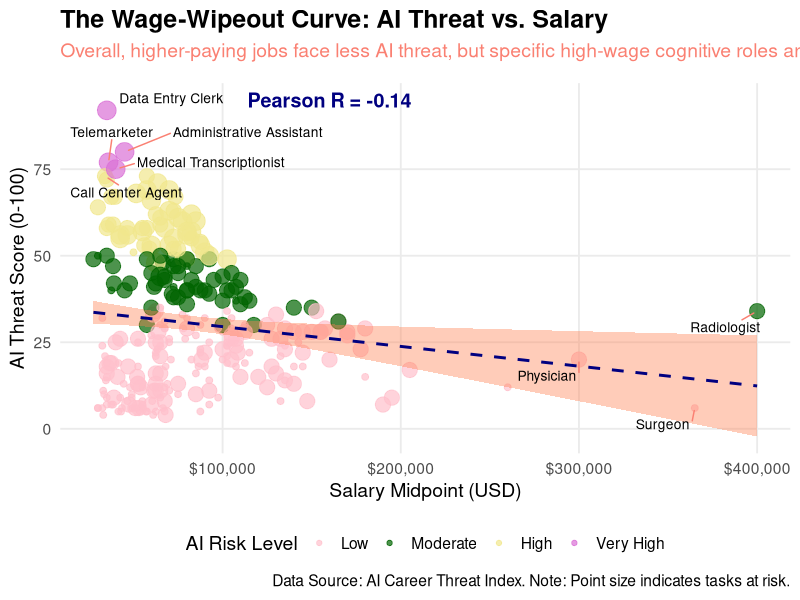
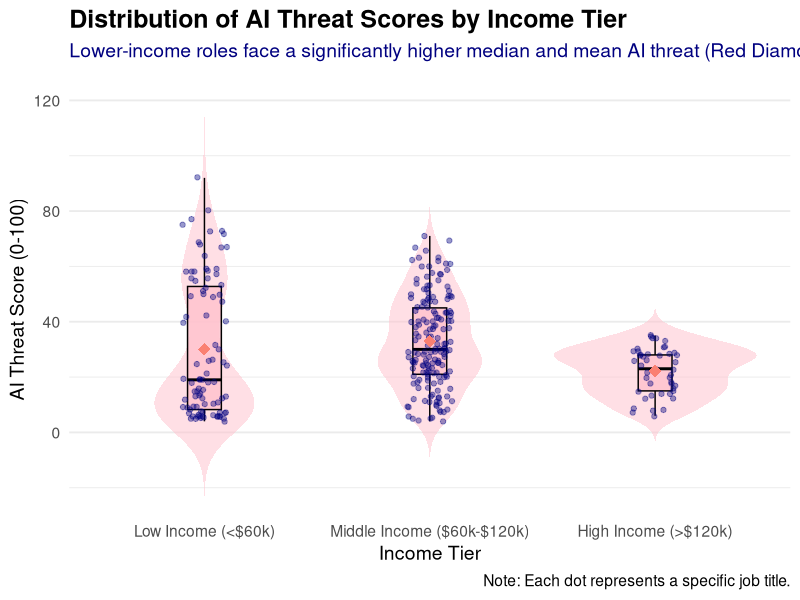
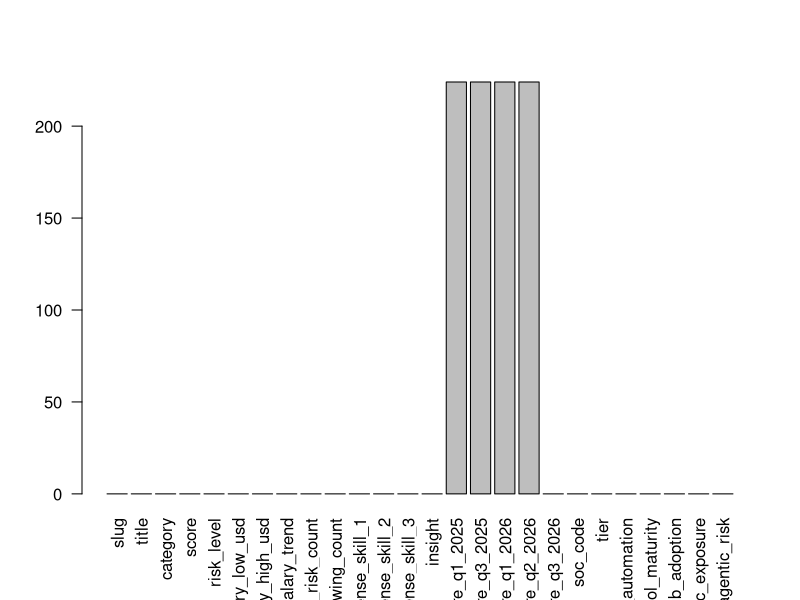
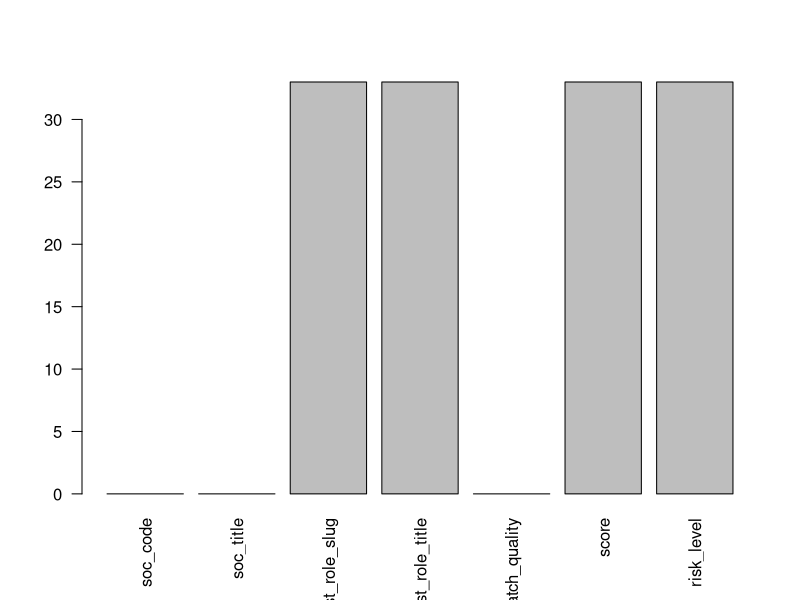
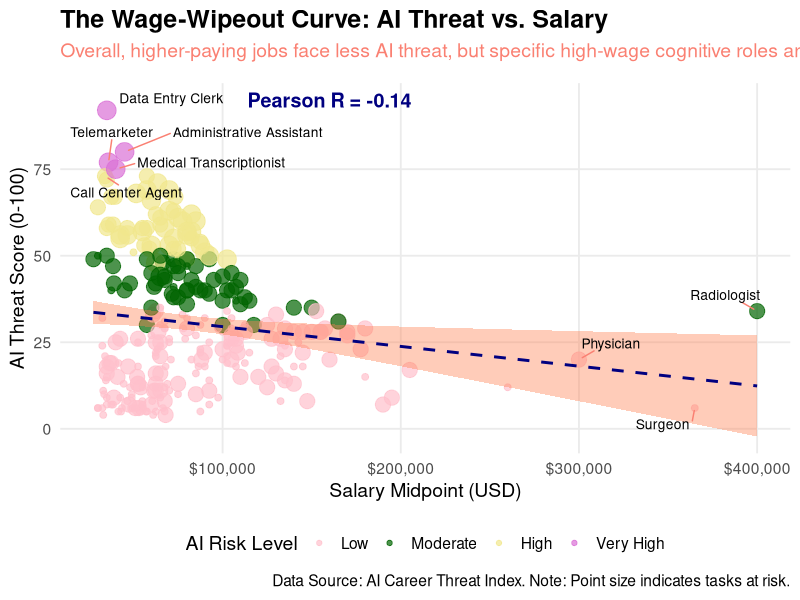
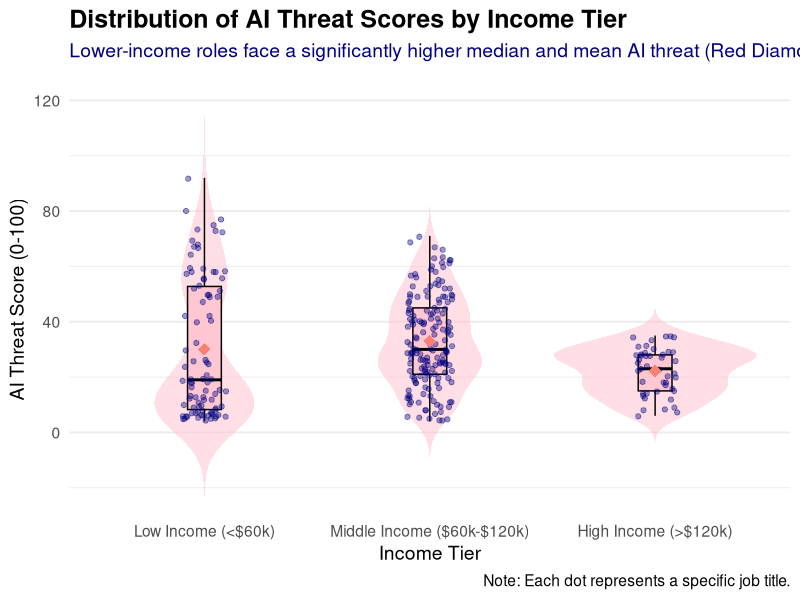

These figures' R source, in order: (Note: this script raises an error after producing the figures.)
## ---- chunk 1
#interesting graph libraries alluvial & table plots & steamgraphs 
library(readr)
library(tidyr)
library(dplyr)
#install.packages("remotes")
#install.packages("ggalluvial")
library(ggalluvial)
library(tidyverse)


## ---- chunk 2
project.dir <- "C:/Projects" 
dataset.dir <- file.path(project.dir, "Datasets") 
outputs.dir <- file.path(project.dir, "Output")
setwd(project.dir)
list.files(dataset.dir, pattern = "MERGED")

ai_career_threat_index <- read_csv("ai-career-threat-index.csv")
soc_crosswalk <- read_csv("soc-crosswalk.csv")

## ---- chunk 3

## ---- chunk 4
library(tidyverse)
library(scales)
library(ggrepel)

df <- read_csv("ai-career-threat-index.csv")

df_clean <- df %>%
  mutate(
    mid_salary = (salary_low_usd + salary_high_usd) / 2,
    income_tier = case_when(
      mid_salary < 60000 ~ "Low Income (<$60k)",
      mid_salary >= 60000 & mid_salary < 120000 ~ "Middle Income ($60k-$120k)",
      mid_salary >= 120000 ~ "High Income (>$120k)"
    ),
    income_tier = factor(income_tier, levels = c("Low Income (<$60k)", "Middle Income ($60k-$120k)", "High Income (>$120k)")),
    risk_level = factor(risk_level, levels = c("Low", "Moderate", "High", "Very High"))
  )
jobs_to_label <- df_clean %>%
  arrange(desc(score)) %>%
  slice(1:5) %>%
  bind_rows(
    df_clean %>% arrange(desc(mid_salary)) %>% slice(1:3)
  ) %>%
  distinct(title, .keep_all = TRUE)

# Visual 1
# Calculate the correlation and format it as text
cor_val <- cor(df_clean$mid_salary, df_clean$score, use = "complete.obs")
cor_label <- paste0("Pearson R = ", round(cor_val, 2))

scatter_plot_nice <- ggplot(df_clean, aes(x = mid_salary, y = score)) +
  # Add points
  geom_point(aes(color = risk_level, size = tasks_at_risk_count), alpha = 0.7) +
  
  # Add linear regression line
  geom_smooth(method = "lm", color = "navy", fill = "coral", linetype = "dashed") +
  
  # Add labels for outliers
  geom_text_repel(
    data = jobs_to_label,
    aes(label = title),
    size = 3.5,
    box.padding = 0.5,
    point.padding = 0.3,
    force = 2,
    segment.color = "salmon",
    max.overlaps = 20
  ) +
  
  # ADD CORRELATION MANUALLY HERE (Replaces stat_cor)
  annotate("text", x = 160000, y = 95, label = cor_label, size = 5, fontface = "bold", color = "navy") +
  
  # Formatting
  scale_x_continuous(labels = dollar_format()) +
  scale_color_manual(values = c("Low" = "pink", "Moderate" = "darkgreen", "High" = "khaki", "Very High" = "orchid")) +
  scale_size_continuous(range = c(2, 6), guide = "none") + 
  
  labs(
    title = "The Wage-Wipeout Curve: AI Threat vs. Salary",
    subtitle = "Overall, higher-paying jobs face less AI threat, but specific high-wage cognitive roles are heavily exposed.",
    x = "Salary Midpoint (USD)",
    y = "AI Threat Score (0-100)",
    color = "AI Risk Level",
    caption = "Data Source: AI Career Threat Index. Note: Point size indicates tasks at risk."
  ) +
  
  theme_minimal(base_size = 14) +
  theme(
    plot.title = element_text(face = "bold", size = 18),
    plot.subtitle = element_text(color = "salmon", margin = margin(b = 15)),
    legend.position = "bottom",
    panel.grid.minor = element_blank()
  )

print(scatter_plot_nice)

# Visual 2
distribution_plot_nice <- ggplot(df_clean, aes(x = income_tier, y = score, fill = income_tier)) +
  
  geom_violin(alpha = 0.5, trim = FALSE, color = NA) +
  geom_boxplot(width = 0.15, alpha = 0.8, outlier.shape = NA, color = "black") +
  geom_jitter(width = 0.1, alpha = 0.4, size = 1.5, color = "navy") +
  
  # Add a red diamond for the mean score
  stat_summary(fun = mean, geom = "point", shape = 18, size = 4, color = "salmon", fill = "salmon") +
  
  scale_fill_manual(values = c("Low Income (<$60k)" = "pink", 
                               "Middle Income ($60k-$120k)" = "pink", 
                               "High Income (>$120k)" = "pink")) +
  
  labs(
    title = "Distribution of AI Threat Scores by Income Tier",
    subtitle = "Lower-income roles face a significantly higher median and mean AI threat (Red Diamond = Mean).",
    x = "Income Tier",
    y = "AI Threat Score (0-100)",
    fill = "Income Tier",
    caption = "Note: Each dot represents a specific job title."
  ) +
  
  theme_minimal(base_size = 14) +
  theme(
    plot.title = element_text(face = "bold", size = 18),
    plot.subtitle = element_text(color = "navy", margin = margin(b = 15)),
    legend.position = "none", 
    panel.grid.major.x = element_blank()
  )
print(distribution_plot_nice)



ggsave("Person2_Scatter_Plot.png", plot = scatter_plot_nice, width = 10, height = 7, dpi = 300)

ggsave("Person2_Boxplot.png", plot = distribution_plot_nice, width = 10, height = 7, dpi = 300)
## ---- chunk 5

## ---- chunk 6
ai_df<- read_csv("ai-career-threat-index.csv")
soc_df <- read_csv("soc-crosswalk.csv")

head(ai_df)
names(ai_df) #main id = soc_code (15-1232)
barplot(colSums(is.na(ai_df)),
        las = 2) # the NA values are for the quarterly information 


head(soc_df)
names(soc_df) #main id = soc_code (11-1011)
barplot(colSums(is.na(soc_df)),
        las = 2)

#check to see if the join will work before i adjust the values in the df
PK_code <- intersect(ai_df$soc_code,soc_df$soc_code)

length(PK_code) #248
length(setdiff(ai_df$soc_code,soc_df$soc_code))
nrow(ai_df) #300

nrow(soc_df) #867
length(unique(soc_df$soc_code)) #867

#?left_join()
threat_df <- left_join(ai_df,
                       soc_df, 
                       by = "soc_code")
names(threat_df)

 rename(threat_df$score.x,threat_df$score.y)

#merge score & risk level
threat_df <- threat_df %>% 
  rename(score = score.x,
         risk_level= risk_level.x) %>%
  select(-score.y,-risk_level.y)
#?case_when
threat_df <- threat_df %>%
  mutate(
    mid_salary = (salary_low_usd + salary_high_usd) / 2,
    risk_level = factor(risk_level, levels = c("Low", "Moderate", "High", "Very High")),
    income_tier = case_when(
      mid_salary < 60000 ~ "Low Income (<$60k)",
      mid_salary >= 60000 & mid_salary < 120000 ~ "Middle Income ($60k-$120k)",
      mid_salary >= 120000 ~ "High Income (>$120k)"
    ),
    income_tier = factor(income_tier, levels = c("Low Income (<$60k)", "Middle Income ($60k-$120k)", "High Income (>$120k)")),
    tier = factor(tier, levels = c(1, 2), labels = c("Tier 1", "Tier 2"))
  )

table(threat_df$income_tier)
table(threat_df$category)
table(threat_df$tier)
head(threat_df)

#models
heatmap_df <- threat_df %>%
  group_by(category,income_tier) %>%
  summarise(
    mean_score = mean(score, na.rm = TRUE),
    n = n(),
    .groups = "drop"
  )

print(heatmap_df)

heatmap_plot <- ggplot(heatmap_df, aes(x = income_tier, y = reorder(category, mean_score), fill = mean_score)) +
  geom_tile(color = "white", linewidth = 0.8) +
  geom_text(aes(label = paste0(round(mean_score, 1), " (n=", n, ")")), size = 3.3) +
  scale_x_discrete(labels = c("Low Income\n(<$60k)", "Middle Income\n($60k-$120k)", "High Income\n(>$120k)")) +
  scale_fill_gradient2(low = "#2b8cbe", mid = "#fee08b", high = "#d73027", midpoint = 50) +
  labs(title = "AI Threat Score by Sector & Income Tier", x = NULL, y = NULL, fill = "Avg Score") +
  theme_minimal(base_size = 12) +
  theme(panel.grid = element_blank(), axis.text.y = element_text(face = "bold"))

print(heatmap_plot)
